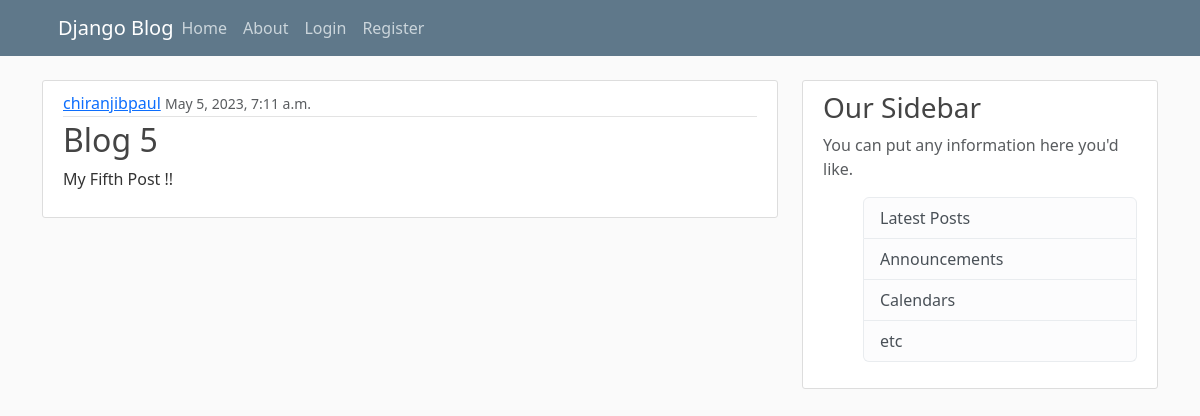
The page /post/5 on the database its author committed.
### blog/models.py (models this page shows, shortened)
class post(models.Model):
    title=models.CharField(max_length=100)
    content=models.TextField()
    date_posted=models.DateTimeField(default=timezone.now)
    author=models.ForeignKey(User, on_delete=models.CASCADE)

### blog/views.py (the view)
# urls.py: path("post/<int:pk>", PostDetailView.as_view(), name='post-detail'),
class PostDetailView(DetailView):
    model=post

### blog/templates/blog/post_detail.html (shortened to what this page needs)
{% extends "blog/base.html" %}
{% block content %}
    <article class="media content-section">
        <div class="media-body">
            <div class="article-metadata">
                <a class="mr-2" href="#">{{ object.author }}</a>
                <small class="text-muted">{{ object.date_posted }}</small>
            </div>
            <h2 class="article-title" >{{ object.title }}</h2>
            <p class="article-content">{{ object.content }}</p>
        </div>
    </article><br>
{% endblock %}

### blog/static/blog/main.css (style rules this page uses)
body { background: #fafafa; color: #333333; margin-top: 5rem; }
h1, h2, h3, h4, h5, h6 { color: #444444; }
.content-section { background: #ffffff; padding: 10px 20px; border: 1px solid #dddddd; border-radius: 3px; margin-bottom: 20px; }
.article-title { color: #444444; }
.article-content { white-space: pre-line; }
.article-metadata { padding-bottom: 1px; margin-bottom: 4px; border-bottom: 1px solid #e3e3e3 }

### rows shown on the page
post: author "chiranjibpaul", date_posted "May 5, 2023, 7:11 a.m.", title "Blog 5", content "My Fifth Post !!"
